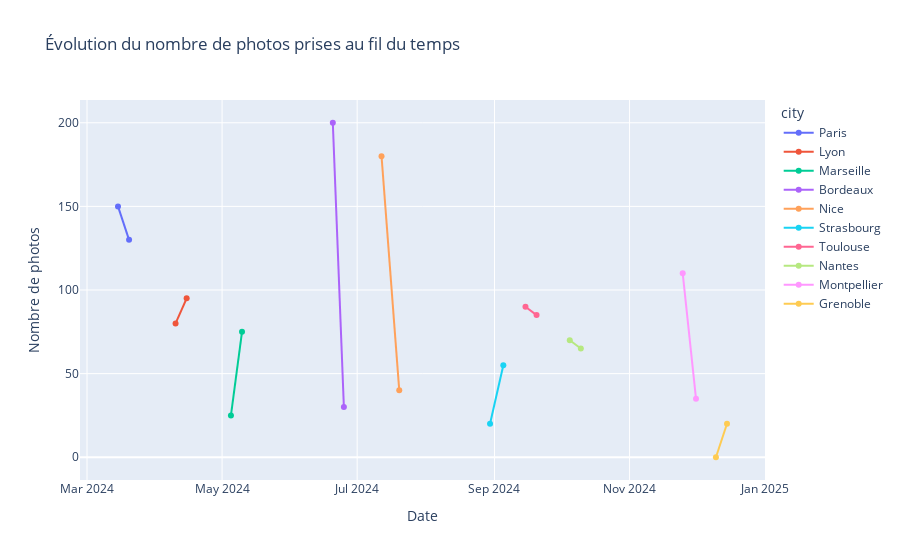

Notebook source saved alongside this figure:
### Markdown cell above
- Fonction pour visualiser l’évolution des photos prises au fil du temps

### Code cell
def plot_photos_by_date(df):

    # Lecture du fichier
    df= pd.read_csv(df)

    # on trie par date
    df_sorted = df.sort_values(by='date')  
    fig = px.line(
        df_sorted,
        x='date',
        y='photos',
        color='city',
        markers=True, #cela affiche des points visibles
        title='Évolution du nombre de photos prises au fil du temps',
        labels={'date': 'Date', 'photos': 'Nombre de photos'}
    )
    fig.show()

plot_photos_by_date("sorted_travel_data.csv")

### Figure 1 — Plotly figure (JSON) as saved in the notebook; plotly's stock layout.template omitted (floating-point values rounded to 4 significant figures)
{"data": [{"hovertemplate": "city=Paris<br>Date=%{x}<br>Nombre de photos=%{y}<extra></extra>", "legendgroup": "Paris", "line": {"color": "#636efa", "dash": "solid"}, "marker": {"symbol": "circle"}, "mode": "lines+markers", "name": "Paris", "orientation": "v", "showlegend": true, "type": "scatter", "x": ["2024-03-15", "2024-03-20"], "xaxis": "x", "y": [150, 130], "yaxis": "y"}, {"hovertemplate": "city=Lyon<br>Date=%{x}<br>Nombre de photos=%{y}<extra></extra>", "legendgroup": "Lyon", "line": {"color": "#EF553B", "dash": "solid"}, "marker": {"symbol": "circle"}, "mode": "lines+markers", "name": "Lyon", "orientation": "v", "showlegend": true, "type": "scatter", "x": ["2024-04-10", "2024-04-15"], "xaxis": "x", "y": [80, 95], "yaxis": "y"}, {"hovertemplate": "city=Marseille<br>Date=%{x}<br>Nombre de photos=%{y}<extra></extra>", "legendgroup": "Marseille", "line": {"color": "#00cc96", "dash": "solid"}, "marker": {"symbol": "circle"}, "mode": "lines+markers", "name": "Marseille", "orientation": "v", "showlegend": true, "type": "scatter", "x": ["2024-05-05", "2024-05-10"], "xaxis": "x", "y": [25, 75], "yaxis": "y"}, {"hovertemplate": "city=Bordeaux<br>Date=%{x}<br>Nombre de photos=%{y}<extra></extra>", "legendgroup": "Bordeaux", "line": {"color": "#ab63fa", "dash": "solid"}, "marker": {"symbol": "circle"}, "mode": "lines+markers", "name": "Bordeaux", "orientation": "v", "showlegend": true, "type": "scatter", "x": ["2024-06-20", "2024-06-25"], "xaxis": "x", "y": [200, 30], "yaxis": "y"}, {"hovertemplate": "city=Nice<br>Date=%{x}<br>Nombre de photos=%{y}<extra></extra>", "legendgroup": "Nice", "line": {"color": "#FFA15A", "dash": "solid"}, "marker": {"symbol": "circle"}, "mode": "lines+markers", "name": "Nice", "orientation": "v", "showlegend": true, "type": "scatter", "x": ["2024-07-12", "2024-07-20"], "xaxis": "x", "y": [180, 40], "yaxis": "y"}, {"hovertemplate": "city=Strasbourg<br>Date=%{x}<br>Nombre de photos=%{y}<extra></extra>", "legendgroup": "Strasbourg", "line": {"color": "#19d3f3", "dash": "solid"}, "marker": {"symbol": "circle"}, "mode": "lines+markers", "name": "Strasbourg", "orientation": "v", "showlegend": true, "type": "scatter", "x": ["2024-08-30", "2024-09-05"], "xaxis": "x", "y": [20, 55], "yaxis": "y"}, {"hovertemplate": "city=Toulouse<br>Date=%{x}<br>Nombre de photos=%{y}<extra></extra>", "legendgroup": "Toulouse", "line": {"color": "#FF6692", "dash": "solid"}, "marker": {"symbol": "circle"}, "mode": "lines+markers", "name": "Toulouse", "orientation": "v", "showlegend": true, "type": "scatter", "x": ["2024-09-15", "2024-09-20"], "xaxis": "x", "y": [90, 85], "yaxis": "y"}, {"hovertemplate": "city=Nantes<br>Date=%{x}<br>Nombre de photos=%{y}<extra></extra>", "legendgroup": "Nantes", "line": {"color": "#B6E880", "dash": "solid"}, "marker": {"symbol": "circle"}, "mode": "lines+markers", "name": "Nantes", "orientation": "v", "showlegend": true, "type": "scatter", "x": ["2024-10-05", "2024-10-10"], "xaxis": "x", "y": [70, 65], "yaxis": "y"}, {"hovertemplate": "city=Montpellier<br>Date=%{x}<br>Nombre de photos=%{y}<extra></extra>", "legendgroup": "Montpellier", "line": {"color": "#FF97FF", "dash": "solid"}, "marker": {"symbol": "circle"}, "mode": "lines+markers", "name": "Montpellier", "orientation": "v", "showlegend": true, "type": "scatter", "x": ["2024-11-25", "2024-12-01"], "xaxis": "x", "y": [110, 35], "yaxis": "y"}, {"hovertemplate": "city=Grenoble<br>Date=%{x}<br>Nombre de photos=%{y}<extra></extra>", "legendgroup": "Grenoble", "line": {"color": "#FECB52", "dash": "solid"}, "marker": {"symbol": "circle"}, "mode": "lines+markers", "name": "Grenoble", "orientation": "v", "showlegend": true, "type": "scatter", "x": ["2024-12-10", "2024-12-15"], "xaxis": "x", "y": [0, 20], "yaxis": "y"}], "layout": {"legend": {"title": {"text": "city"}, "tracegroupgap": 0}, "title": {"text": "Évolution du nombre de photos prises au fil du temps"}, "xaxis": {"anchor": "y", "domain": [0, 1], "title": {"text": "Date"}}, "yaxis": {"anchor": "x", "domain": [0, 1], "title": {"text": "Nombre de photos"}}}}
